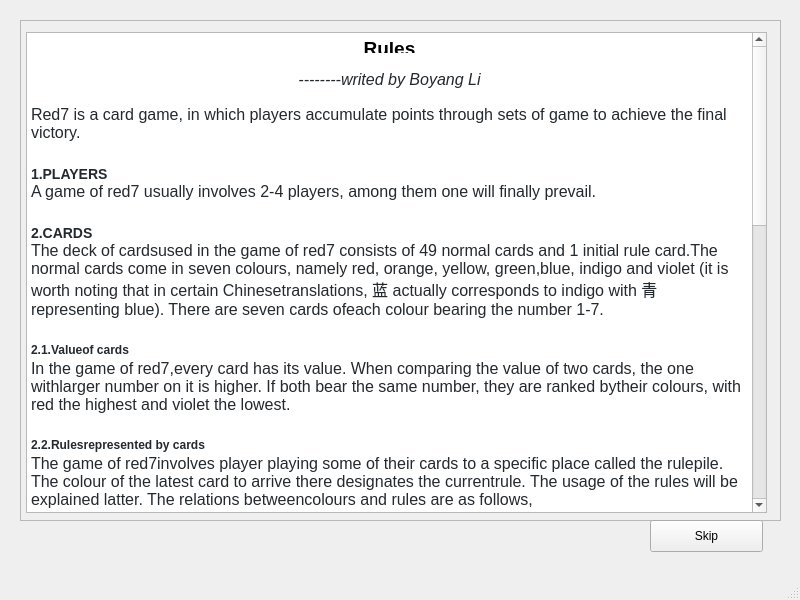
<?xml version="1.0" encoding="UTF-8"?>
<ui version="4.0">
 <class>Rules</class>
 <widget class="QMainWindow" name="Rules">
  <property name="geometry">
   <rect>
    <x>0</x>
    <y>0</y>
    <width>800</width>
    <height>600</height>
   </rect>
  </property>
  <property name="windowTitle">
   <string>Rules</string>
  </property>
  <widget class="QWidget" name="centralwidget">
   <widget class="QScrollArea" name="scrollArea">
    <property name="geometry">
     <rect>
      <x>20</x>
      <y>20</y>
      <width>761</width>
      <height>501</height>
     </rect>
    </property>
    <property name="widgetResizable">
     <bool>true</bool>
    </property>
    <widget class="QWidget" name="scrollAreaWidgetContents">
     <property name="geometry">
      <rect>
       <x>0</x>
       <y>0</y>
       <width>759</width>
       <height>499</height>
      </rect>
     </property>
     <widget class="QTextBrowser" name="textBrowser">
      <property name="geometry">
       <rect>
        <x>5</x>
        <y>11</y>
        <width>741</width>
        <height>481</height>
       </rect>
      </property>
      <property name="html">
       <string>&lt;!DOCTYPE HTML PUBLIC &quot;-//W3C//DTD HTML 4.0//EN&quot; &quot;http://www.w3.org/TR/REC-html40/strict.dtd&quot;&gt;
&lt;html&gt;&lt;head&gt;&lt;meta name=&quot;qrichtext&quot; content=&quot;1&quot; /&gt;&lt;style type=&quot;text/css&quot;&gt;
p, li { white-space: pre-wrap; }
&lt;/style&gt;&lt;/head&gt;&lt;body style=&quot; font-family:'.SF NS Text'; font-size:13pt; font-weight:400; font-style:normal;&quot;&gt;
&lt;p align=&quot;center&quot; style=&quot; margin-top:0px; margin-bottom:16px; margin-left:0px; margin-right:0px; -qt-block-indent:0; text-indent:0px; line-height:1.25%; background-color:#ffffff;&quot;&gt;&lt;span style=&quot; font-size:14pt; font-weight:600; background-color:#ffffff;&quot;&gt;Rules&lt;/span&gt;&lt;/p&gt;
&lt;p style=&quot;-qt-paragraph-type:empty; margin-top:0px; margin-bottom:16px; margin-left:0px; margin-right:0px; -qt-block-indent:0; text-indent:0px; line-height:1.25%; font-family:'-apple-system,BlinkMacSystemFont,Segoe UI,Helvetica,Arial,sans-serif,Apple Color Emoji,Segoe UI Emoji,Segoe UI Symbol'; font-size:xx-large; font-weight:600; color:#24292e; background-color:#ffffff;&quot;&gt;&lt;br /&gt;&lt;/p&gt;
&lt;p align=&quot;center&quot; style=&quot; margin-top:0px; margin-bottom:16px; margin-left:0px; margin-right:0px; -qt-block-indent:0; text-indent:0px; background-color:#ffffff;&quot;&gt;&lt;span style=&quot; font-family:'-apple-system,BlinkMacSystemFont,Segoe UI,Helvetica,Arial,sans-serif,Apple Color Emoji,Segoe UI Emoji,Segoe UI Symbol'; font-size:16px; font-style:italic; color:#24292e;&quot;&gt;--------writed by Boyang Li&lt;/span&gt;&lt;/p&gt;
&lt;p style=&quot; margin-top:0px; margin-bottom:16px; margin-left:0px; margin-right:0px; -qt-block-indent:0; text-indent:0px; background-color:#ffffff;&quot;&gt;&lt;span style=&quot; font-family:'-apple-system,BlinkMacSystemFont,Segoe UI,Helvetica,Arial,sans-serif,Apple Color Emoji,Segoe UI Emoji,Segoe UI Symbol'; font-size:16px; color:#24292e; background-color:#ffffff;&quot;&gt;Red7 is a card game, in which players accumulate points through sets of game to achieve the final victory.&lt;/span&gt;&lt;/p&gt;
&lt;p style=&quot; margin-top:24px; margin-bottom:16px; margin-left:0px; margin-right:0px; -qt-block-indent:0; text-indent:0px; line-height:1.25%; background-color:#ffffff;&quot;&gt;&lt;a name=&quot;user-content-1players&quot;&gt;&lt;/a&gt;&lt;span style=&quot; font-family:'-apple-system,BlinkMacSystemFont,Segoe UI,Helvetica,Arial,sans-serif,Apple Color Emoji,Segoe UI Emoji,Segoe UI Symbol'; font-size:large; font-weight:600; color:#24292e;&quot;&gt;1&lt;/span&gt;&lt;span style=&quot; font-family:'-apple-system,BlinkMacSystemFont,Segoe UI,Helvetica,Arial,sans-serif,Apple Color Emoji,Segoe UI Emoji,Segoe UI Symbol'; font-size:large; font-weight:600; color:#24292e;&quot;&gt;.PLAYERS&lt;/span&gt;&lt;/p&gt;
&lt;p style=&quot; margin-top:0px; margin-bottom:16px; margin-left:0px; margin-right:0px; -qt-block-indent:0; text-indent:0px; background-color:#ffffff;&quot;&gt;&lt;span style=&quot; font-family:'-apple-system,BlinkMacSystemFont,Segoe UI,Helvetica,Arial,sans-serif,Apple Color Emoji,Segoe UI Emoji,Segoe UI Symbol'; font-size:16px; color:#24292e; background-color:#ffffff;&quot;&gt;A game of red7 usually involves 2-4 players, among them one will finally prevail.&lt;/span&gt;&lt;/p&gt;
&lt;p style=&quot; margin-top:24px; margin-bottom:16px; margin-left:0px; margin-right:0px; -qt-block-indent:0; text-indent:0px; line-height:1.25%; background-color:#ffffff;&quot;&gt;&lt;a name=&quot;user-content-2cards&quot;&gt;&lt;/a&gt;&lt;span style=&quot; font-family:'-apple-system,BlinkMacSystemFont,Segoe UI,Helvetica,Arial,sans-serif,Apple Color Emoji,Segoe UI Emoji,Segoe UI Symbol'; font-size:large; font-weight:600; color:#24292e;&quot;&gt;2&lt;/span&gt;&lt;span style=&quot; font-family:'-apple-system,BlinkMacSystemFont,Segoe UI,Helvetica,Arial,sans-serif,Apple Color Emoji,Segoe UI Emoji,Segoe UI Symbol'; font-size:large; font-weight:600; color:#24292e;&quot;&gt;.CARDS&lt;/span&gt;&lt;/p&gt;
&lt;p style=&quot; margin-top:0px; margin-bottom:16px; margin-left:0px; margin-right:0px; -qt-block-indent:0; text-indent:0px; background-color:#ffffff;&quot;&gt;&lt;span style=&quot; font-family:'-apple-system,BlinkMacSystemFont,Segoe UI,Helvetica,Arial,sans-serif,Apple Color Emoji,Segoe UI Emoji,Segoe UI Symbol'; font-size:16px; color:#24292e; background-color:#ffffff;&quot;&gt;The deck of cardsused in the game of red7 consists of 49 normal cards and 1 initial rule card.The normal cards come in seven colours, namely red, orange, yellow, green,blue, indigo and violet (it is worth noting that in certain Chinesetranslations, 蓝 actually corresponds to indigo with 青 representing blue). There are seven cards ofeach colour bearing the number 1-7.&lt;/span&gt;&lt;/p&gt;
&lt;p style=&quot; margin-top:24px; margin-bottom:16px; margin-left:0px; margin-right:0px; -qt-block-indent:0; text-indent:0px; line-height:1.25%; background-color:#ffffff;&quot;&gt;&lt;a name=&quot;user-content-21valueof-cards&quot;&gt;&lt;/a&gt;&lt;span style=&quot; font-family:'-apple-system,BlinkMacSystemFont,Segoe UI,Helvetica,Arial,sans-serif,Apple Color Emoji,Segoe UI Emoji,Segoe UI Symbol'; font-size:medium; font-weight:600; color:#24292e;&quot;&gt;2&lt;/span&gt;&lt;span style=&quot; font-family:'-apple-system,BlinkMacSystemFont,Segoe UI,Helvetica,Arial,sans-serif,Apple Color Emoji,Segoe UI Emoji,Segoe UI Symbol'; font-size:medium; font-weight:600; color:#24292e;&quot;&gt;.1.Valueof cards&lt;/span&gt;&lt;/p&gt;
&lt;p style=&quot; margin-top:0px; margin-bottom:16px; margin-left:0px; margin-right:0px; -qt-block-indent:0; text-indent:0px; background-color:#ffffff;&quot;&gt;&lt;span style=&quot; font-family:'-apple-system,BlinkMacSystemFont,Segoe UI,Helvetica,Arial,sans-serif,Apple Color Emoji,Segoe UI Emoji,Segoe UI Symbol'; font-size:16px; color:#24292e; background-color:#ffffff;&quot;&gt;In the game of red7,every card has its value. When comparing the value of two cards, the one withlarger number on it is higher. If both bear the same number, they are ranked bytheir colours, with red the highest and violet the lowest.&lt;/span&gt;&lt;/p&gt;
&lt;p style=&quot; margin-top:24px; margin-bottom:16px; margin-left:0px; margin-right:0px; -qt-block-indent:0; text-indent:0px; line-height:1.25%; background-color:#ffffff;&quot;&gt;&lt;a name=&quot;user-content-22rulesrepresented-by-cards&quot;&gt;&lt;/a&gt;&lt;span style=&quot; font-family:'-apple-system,BlinkMacSystemFont,Segoe UI,Helvetica,Arial,sans-serif,Apple Color Emoji,Segoe UI Emoji,Segoe UI Symbol'; font-size:medium; font-weight:600; color:#24292e;&quot;&gt;2&lt;/span&gt;&lt;span style=&quot; font-family:'-apple-system,BlinkMacSystemFont,Segoe UI,Helvetica,Arial,sans-serif,Apple Color Emoji,Segoe UI Emoji,Segoe UI Symbol'; font-size:medium; font-weight:600; color:#24292e;&quot;&gt;.2.Rulesrepresented by cards&lt;/span&gt;&lt;/p&gt;
&lt;p style=&quot; margin-top:0px; margin-bottom:16px; margin-left:0px; margin-right:0px; -qt-block-indent:0; text-indent:0px; background-color:#ffffff;&quot;&gt;&lt;span style=&quot; font-family:'-apple-system,BlinkMacSystemFont,Segoe UI,Helvetica,Arial,sans-serif,Apple Color Emoji,Segoe UI Emoji,Segoe UI Symbol'; font-size:16px; color:#24292e; background-color:#ffffff;&quot;&gt;The game of red7involves player playing some of their cards to a specific place called the rulepile. The colour of the latest card to arrive there designates the currentrule. The usage of the rules will be explained latter. The relations betweencolours and rules are as follows,&lt;/span&gt;&lt;/p&gt;
&lt;table border=&quot;0&quot; style=&quot; margin-top:0px; margin-bottom:16px; margin-left:0px; margin-right:0px;&quot; cellspacing=&quot;2&quot; cellpadding=&quot;0&quot; bgcolor=&quot;#ffffff&quot;&gt;&lt;thead&gt;
&lt;tr&gt;
&lt;td bgcolor=&quot;#ffffff&quot; style=&quot; padding-left:13; padding-right:13; padding-top:6; padding-bottom:6;&quot;&gt;
&lt;p align=&quot;center&quot; style=&quot; margin-top:0px; margin-bottom:0px; margin-left:0px; margin-right:0px; -qt-block-indent:0; text-indent:0px;&quot;&gt;&lt;span style=&quot; font-family:'-apple-system,BlinkMacSystemFont,Segoe UI,Helvetica,Arial,sans-serif,Apple Color Emoji,Segoe UI Emoji,Segoe UI Symbol'; font-size:16px; font-weight:600; color:#24292e; background-color:#ffffff;&quot;&gt;RED&lt;/span&gt;&lt;/p&gt;&lt;/td&gt;
&lt;td bgcolor=&quot;#ffffff&quot; style=&quot; padding-left:13; padding-right:13; padding-top:6; padding-bottom:6;&quot;&gt;
&lt;p align=&quot;center&quot; style=&quot; margin-top:0px; margin-bottom:0px; margin-left:0px; margin-right:0px; -qt-block-indent:0; text-indent:0px;&quot;&gt;&lt;span style=&quot; font-family:'-apple-system,BlinkMacSystemFont,Segoe UI,Helvetica,Arial,sans-serif,Apple Color Emoji,Segoe UI Emoji,Segoe UI Symbol'; font-size:16px; font-weight:600; color:#24292e; background-color:#ffffff;&quot;&gt;The highest card&lt;/span&gt;&lt;/p&gt;&lt;/td&gt;&lt;/tr&gt;&lt;/thead&gt;
&lt;tr&gt;
&lt;td bgcolor=&quot;#ffffff&quot; style=&quot; padding-left:13; padding-right:13; padding-top:6; padding-bottom:6;&quot;&gt;
&lt;p style=&quot; margin-top:0px; margin-bottom:0px; margin-left:0px; margin-right:0px; -qt-block-indent:0; text-indent:0px;&quot;&gt;&lt;span style=&quot; font-family:'-apple-system,BlinkMacSystemFont,Segoe UI,Helvetica,Arial,sans-serif,Apple Color Emoji,Segoe UI Emoji,Segoe UI Symbol'; font-size:16px; color:#24292e; background-color:#ffffff;&quot;&gt;ORANGE&lt;/span&gt;&lt;/p&gt;&lt;/td&gt;
&lt;td bgcolor=&quot;#ffffff&quot; style=&quot; padding-left:13; padding-right:13; padding-top:6; padding-bottom:6;&quot;&gt;
&lt;p style=&quot; margin-top:0px; margin-bottom:0px; margin-left:0px; margin-right:0px; -qt-block-indent:0; text-indent:0px;&quot;&gt;&lt;span style=&quot; font-family:'-apple-system,BlinkMacSystemFont,Segoe UI,Helvetica,Arial,sans-serif,Apple Color Emoji,Segoe UI Emoji,Segoe UI Symbol'; font-size:16px; color:#24292e; background-color:#ffffff;&quot;&gt;Most cards of one number&lt;/span&gt;&lt;/p&gt;&lt;/td&gt;&lt;/tr&gt;
&lt;tr&gt;
&lt;td bgcolor=&quot;#f6f8fa&quot; style=&quot; padding-left:13; padding-right:13; padding-top:6; padding-bottom:6;&quot;&gt;
&lt;p style=&quot; margin-top:0px; margin-bottom:0px; margin-left:0px; margin-right:0px; -qt-block-indent:0; text-indent:0px;&quot;&gt;&lt;span style=&quot; font-family:'-apple-system,BlinkMacSystemFont,Segoe UI,Helvetica,Arial,sans-serif,Apple Color Emoji,Segoe UI Emoji,Segoe UI Symbol'; font-size:16px; color:#24292e; background-color:#f6f8fa;&quot;&gt;YELLOW&lt;/span&gt;&lt;/p&gt;&lt;/td&gt;
&lt;td bgcolor=&quot;#f6f8fa&quot; style=&quot; padding-left:13; padding-right:13; padding-top:6; padding-bottom:6;&quot;&gt;
&lt;p style=&quot; margin-top:0px; margin-bottom:0px; margin-left:0px; margin-right:0px; -qt-block-indent:0; text-indent:0px;&quot;&gt;&lt;span style=&quot; font-family:'-apple-system,BlinkMacSystemFont,Segoe UI,Helvetica,Arial,sans-serif,Apple Color Emoji,Segoe UI Emoji,Segoe UI Symbol'; font-size:16px; color:#24292e; background-color:#f6f8fa;&quot;&gt;Most cards of one colour&lt;/span&gt;&lt;/p&gt;&lt;/td&gt;&lt;/tr&gt;
&lt;tr&gt;
&lt;td bgcolor=&quot;#ffffff&quot; style=&quot; padding-left:13; padding-right:13; padding-top:6; padding-bottom:6;&quot;&gt;
&lt;p style=&quot; margin-top:0px; margin-bottom:0px; margin-left:0px; margin-right:0px; -qt-block-indent:0; text-indent:0px;&quot;&gt;&lt;span style=&quot; font-family:'-apple-system,BlinkMacSystemFont,Segoe UI,Helvetica,Arial,sans-serif,Apple Color Emoji,Segoe UI Emoji,Segoe UI Symbol'; font-size:16px; color:#24292e; background-color:#ffffff;&quot;&gt;GREEN&lt;/span&gt;&lt;/p&gt;&lt;/td&gt;
&lt;td bgcolor=&quot;#ffffff&quot; style=&quot; padding-left:13; padding-right:13; padding-top:6; padding-bottom:6;&quot;&gt;
&lt;p style=&quot; margin-top:0px; margin-bottom:0px; margin-left:0px; margin-right:0px; -qt-block-indent:0; text-indent:0px;&quot;&gt;&lt;span style=&quot; font-family:'-apple-system,BlinkMacSystemFont,Segoe UI,Helvetica,Arial,sans-serif,Apple Color Emoji,Segoe UI Emoji,Segoe UI Symbol'; font-size:16px; color:#24292e; background-color:#ffffff;&quot;&gt;Most even cards&lt;/span&gt;&lt;/p&gt;&lt;/td&gt;&lt;/tr&gt;
&lt;tr&gt;
&lt;td bgcolor=&quot;#f6f8fa&quot; style=&quot; padding-left:13; padding-right:13; padding-top:6; padding-bottom:6;&quot;&gt;
&lt;p style=&quot; margin-top:0px; margin-bottom:0px; margin-left:0px; margin-right:0px; -qt-block-indent:0; text-indent:0px;&quot;&gt;&lt;span style=&quot; font-family:'-apple-system,BlinkMacSystemFont,Segoe UI,Helvetica,Arial,sans-serif,Apple Color Emoji,Segoe UI Emoji,Segoe UI Symbol'; font-size:16px; color:#24292e; background-color:#f6f8fa;&quot;&gt;BLUE&lt;/span&gt;&lt;/p&gt;&lt;/td&gt;
&lt;td bgcolor=&quot;#f6f8fa&quot; style=&quot; padding-left:13; padding-right:13; padding-top:6; padding-bottom:6;&quot;&gt;
&lt;p style=&quot; margin-top:0px; margin-bottom:0px; margin-left:0px; margin-right:0px; -qt-block-indent:0; text-indent:0px;&quot;&gt;&lt;span style=&quot; font-family:'-apple-system,BlinkMacSystemFont,Segoe UI,Helvetica,Arial,sans-serif,Apple Color Emoji,Segoe UI Emoji,Segoe UI Symbol'; font-size:16px; color:#24292e; background-color:#f6f8fa;&quot;&gt;Most different colours&lt;/span&gt;&lt;/p&gt;&lt;/td&gt;&lt;/tr&gt;
&lt;tr&gt;
&lt;td bgcolor=&quot;#ffffff&quot; style=&quot; padding-left:13; padding-right:13; padding-top:6; padding-bottom:6;&quot;&gt;
&lt;p style=&quot; margin-top:0px; margin-bottom:0px; margin-left:0px; margin-right:0px; -qt-block-indent:0; text-indent:0px;&quot;&gt;&lt;span style=&quot; font-family:'-apple-system,BlinkMacSystemFont,Segoe UI,Helvetica,Arial,sans-serif,Apple Color Emoji,Segoe UI Emoji,Segoe UI Symbol'; font-size:16px; color:#24292e; background-color:#ffffff;&quot;&gt;INDIGO&lt;/span&gt;&lt;/p&gt;&lt;/td&gt;
&lt;td bgcolor=&quot;#ffffff&quot; style=&quot; padding-left:13; padding-right:13; padding-top:6; padding-bottom:6;&quot;&gt;
&lt;p style=&quot; margin-top:0px; margin-bottom:0px; margin-left:0px; margin-right:0px; -qt-block-indent:0; text-indent:0px;&quot;&gt;&lt;span style=&quot; font-family:'-apple-system,BlinkMacSystemFont,Segoe UI,Helvetica,Arial,sans-serif,Apple Color Emoji,Segoe UI Emoji,Segoe UI Symbol'; font-size:16px; color:#24292e; background-color:#ffffff;&quot;&gt;Most cards in a row*&lt;/span&gt;&lt;/p&gt;&lt;/td&gt;&lt;/tr&gt;
&lt;tr&gt;
&lt;td bgcolor=&quot;#f6f8fa&quot; style=&quot; padding-left:13; padding-right:13; padding-top:6; padding-bottom:6;&quot;&gt;
&lt;p style=&quot; margin-top:0px; margin-bottom:0px; margin-left:0px; margin-right:0px; -qt-block-indent:0; text-indent:0px;&quot;&gt;&lt;span style=&quot; font-family:'-apple-system,BlinkMacSystemFont,Segoe UI,Helvetica,Arial,sans-serif,Apple Color Emoji,Segoe UI Emoji,Segoe UI Symbol'; font-size:16px; color:#24292e; background-color:#f6f8fa;&quot;&gt;VIOLET&lt;/span&gt;&lt;/p&gt;&lt;/td&gt;
&lt;td bgcolor=&quot;#f6f8fa&quot; style=&quot; padding-left:13; padding-right:13; padding-top:6; padding-bottom:6;&quot;&gt;
&lt;p style=&quot; margin-top:0px; margin-bottom:0px; margin-left:0px; margin-right:0px; -qt-block-indent:0; text-indent:0px;&quot;&gt;&lt;span style=&quot; font-family:'-apple-system,BlinkMacSystemFont,Segoe UI,Helvetica,Arial,sans-serif,Apple Color Emoji,Segoe UI Emoji,Segoe UI Symbol'; font-size:16px; color:#24292e; background-color:#f6f8fa;&quot;&gt;Most cards below 4&lt;/span&gt;&lt;/p&gt;&lt;/td&gt;&lt;/tr&gt;&lt;/table&gt;
&lt;p style=&quot; margin-top:0px; margin-bottom:16px; margin-left:0px; margin-right:0px; -qt-block-indent:0; text-indent:0px; background-color:#ffffff;&quot;&gt;&lt;span style=&quot; font-family:'-apple-system,BlinkMacSystemFont,Segoe UI,Helvetica,Arial,sans-serif,Apple Color Emoji,Segoe UI Emoji,Segoe UI Symbol'; font-size:16px; color:#24292e; background-color:#ffffff;&quot;&gt;*A single card,albeit short, is also considered a row.&lt;/span&gt;&lt;/p&gt;
&lt;p style=&quot; margin-top:24px; margin-bottom:16px; margin-left:0px; margin-right:0px; -qt-block-indent:0; text-indent:0px; line-height:1.25%; background-color:#ffffff;&quot;&gt;&lt;a name=&quot;user-content-23the-initial-rulecard&quot;&gt;&lt;/a&gt;&lt;span style=&quot; font-family:'-apple-system,BlinkMacSystemFont,Segoe UI,Helvetica,Arial,sans-serif,Apple Color Emoji,Segoe UI Emoji,Segoe UI Symbol'; font-size:medium; font-weight:600; color:#24292e;&quot;&gt;2&lt;/span&gt;&lt;span style=&quot; font-family:'-apple-system,BlinkMacSystemFont,Segoe UI,Helvetica,Arial,sans-serif,Apple Color Emoji,Segoe UI Emoji,Segoe UI Symbol'; font-size:medium; font-weight:600; color:#24292e;&quot;&gt;.3.The initial rulecard&lt;/span&gt;&lt;/p&gt;
&lt;p style=&quot; margin-top:0px; margin-bottom:16px; margin-left:0px; margin-right:0px; -qt-block-indent:0; text-indent:0px; background-color:#ffffff;&quot;&gt;&lt;span style=&quot; font-family:'-apple-system,BlinkMacSystemFont,Segoe UI,Helvetica,Arial,sans-serif,Apple Color Emoji,Segoe UI Emoji,Segoe UI Symbol'; font-size:16px; color:#24292e; background-color:#ffffff;&quot;&gt;The initial rule cardis placed on the rule pile at the start of each set. It is red, meaning thateach set starts with the first rule, which may be changed latter when othercards are played to the rule pile. The initial rule card may not be shuffledwith other cards and may not be dealt to players.&lt;/span&gt;&lt;/p&gt;
&lt;p style=&quot; margin-top:24px; margin-bottom:16px; margin-left:0px; margin-right:0px; -qt-block-indent:0; text-indent:0px; line-height:1.25%; background-color:#ffffff;&quot;&gt;&lt;a name=&quot;user-content-3sets&quot;&gt;&lt;/a&gt;&lt;span style=&quot; font-family:'-apple-system,BlinkMacSystemFont,Segoe UI,Helvetica,Arial,sans-serif,Apple Color Emoji,Segoe UI Emoji,Segoe UI Symbol'; font-size:large; font-weight:600; color:#24292e;&quot;&gt;3&lt;/span&gt;&lt;span style=&quot; font-family:'-apple-system,BlinkMacSystemFont,Segoe UI,Helvetica,Arial,sans-serif,Apple Color Emoji,Segoe UI Emoji,Segoe UI Symbol'; font-size:large; font-weight:600; color:#24292e;&quot;&gt;.SETS&lt;/span&gt;&lt;/p&gt;
&lt;p style=&quot; margin-top:0px; margin-bottom:16px; margin-left:0px; margin-right:0px; -qt-block-indent:0; text-indent:0px; background-color:#ffffff;&quot;&gt;&lt;span style=&quot; font-family:'-apple-system,BlinkMacSystemFont,Segoe UI,Helvetica,Arial,sans-serif,Apple Color Emoji,Segoe UI Emoji,Segoe UI Symbol'; font-size:16px; color:#24292e; background-color:#ffffff;&quot;&gt;A game of red7 consistsof one or multiple sets. Before each set, every player is dealt seven cards andone more as “palette”, which is placed face-up in front of him/her. Each gamestarts from the next player (clockwise) from the one whose palette has thehighest value and proceeds in clockwise order.&lt;/span&gt;&lt;/p&gt;
&lt;p style=&quot; margin-top:24px; margin-bottom:16px; margin-left:0px; margin-right:0px; -qt-block-indent:0; text-indent:0px; line-height:1.25%; background-color:#ffffff;&quot;&gt;&lt;a name=&quot;user-content-31tosurvive&quot;&gt;&lt;/a&gt;&lt;span style=&quot; font-family:'-apple-system,BlinkMacSystemFont,Segoe UI,Helvetica,Arial,sans-serif,Apple Color Emoji,Segoe UI Emoji,Segoe UI Symbol'; font-size:medium; font-weight:600; color:#24292e;&quot;&gt;3&lt;/span&gt;&lt;span style=&quot; font-family:'-apple-system,BlinkMacSystemFont,Segoe UI,Helvetica,Arial,sans-serif,Apple Color Emoji,Segoe UI Emoji,Segoe UI Symbol'; font-size:medium; font-weight:600; color:#24292e;&quot;&gt;.1.Tosurvive&lt;/span&gt;&lt;/p&gt;
&lt;p style=&quot; margin-top:0px; margin-bottom:16px; margin-left:0px; margin-right:0px; -qt-block-indent:0; text-indent:0px; background-color:#ffffff;&quot;&gt;&lt;span style=&quot; font-family:'-apple-system,BlinkMacSystemFont,Segoe UI,Helvetica,Arial,sans-serif,Apple Color Emoji,Segoe UI Emoji,Segoe UI Symbol'; font-size:16px; color:#24292e; background-color:#ffffff;&quot;&gt;In each player’sturn, him/her may&lt;/span&gt;&lt;/p&gt;
&lt;ol style=&quot;margin-top: 0px; margin-bottom: 0px; margin-left: 0px; margin-right: 0px; -qt-list-indent: 1;&quot;&gt;&lt;li style=&quot; font-family:'-apple-system,BlinkMacSystemFont,Segoe UI,Helvetica,Arial,sans-serif,Apple Color Emoji,Segoe UI Emoji,Segoe UI Symbol'; font-size:16px; color:#24292e;&quot; style=&quot; margin-top:0px; margin-bottom:0px; margin-left:0px; margin-right:0px; -qt-block-indent:0; text-indent:0px;&quot;&gt;&lt;span style=&quot; font-size:16px;&quot;&gt;Play one card,face-up, to his palette. The set of all cards there is called their currentpalette.&lt;/span&gt;&lt;/li&gt;
&lt;li style=&quot; font-family:'-apple-system,BlinkMacSystemFont,Segoe UI,Helvetica,Arial,sans-serif,Apple Color Emoji,Segoe UI Emoji,Segoe UI Symbol'; font-size:16px; color:#24292e;&quot; style=&quot; margin-top:4px; margin-bottom:0px; margin-left:0px; margin-right:0px; -qt-block-indent:0; text-indent:0px;&quot;&gt;&lt;span style=&quot; font-size:16px;&quot;&gt;Play one card,face-up, to the rule pile. This card will become the current rule.&lt;/span&gt;&lt;/li&gt;
&lt;li style=&quot; font-family:'-apple-system,BlinkMacSystemFont,Segoe UI,Helvetica,Arial,sans-serif,Apple Color Emoji,Segoe UI Emoji,Segoe UI Symbol'; font-size:16px; color:#24292e;&quot; style=&quot; margin-top:4px; margin-bottom:0px; margin-left:0px; margin-right:0px; -qt-block-indent:0; text-indent:0px;&quot;&gt;&lt;span style=&quot; font-size:16px;&quot;&gt;Do both 1 and 2simultaneously.&lt;/span&gt;&lt;/li&gt;
&lt;li style=&quot; font-family:'-apple-system,BlinkMacSystemFont,Segoe UI,Helvetica,Arial,sans-serif,Apple Color Emoji,Segoe UI Emoji,Segoe UI Symbol'; font-size:16px; color:#24292e;&quot; style=&quot; margin-top:4px; margin-bottom:16px; margin-left:0px; margin-right:0px; -qt-block-indent:0; text-indent:0px;&quot;&gt;&lt;span style=&quot; font-size:16px;&quot;&gt;Surrender. Theirpalette will be removed from the set of the game and mixed with other cards yetto be dealt.&lt;/span&gt;&lt;/li&gt;&lt;/ol&gt;
&lt;p style=&quot; margin-top:0px; margin-bottom:16px; margin-left:0px; margin-right:0px; -qt-block-indent:0; text-indent:0px; background-color:#ffffff;&quot;&gt;&lt;span style=&quot; font-family:'-apple-system,BlinkMacSystemFont,Segoe UI,Helvetica,Arial,sans-serif,Apple Color Emoji,Segoe UI Emoji,Segoe UI Symbol'; font-size:16px; color:#24292e; background-color:#ffffff;&quot;&gt;A player can onlyperform 1-3 if such a move makes sure that their palette satisfies thedescription of the current rule, when compared with all other active players’palettes (i.e. if the rule is red, the player must have a card that is higherthan any other card in all palettes). Note that if the rule involves “mostcards” and some palettes have the same number of these cards, only the one withthe highest cards is considered to have the “most cards”. For instance, if thecurrent rule is yellow, “blue-7, blue-2” is considered to have “more” cardsthan “red-6, red-5” does. The collection of cards that comes highest under thecurrent rule is called the champion.&lt;/span&gt;&lt;/p&gt;
&lt;p style=&quot; margin-top:24px; margin-bottom:16px; margin-left:0px; margin-right:0px; -qt-block-indent:0; text-indent:0px; line-height:1.25%; background-color:#ffffff;&quot;&gt;&lt;a name=&quot;user-content-32toprevail&quot;&gt;&lt;/a&gt;&lt;span style=&quot; font-family:'-apple-system,BlinkMacSystemFont,Segoe UI,Helvetica,Arial,sans-serif,Apple Color Emoji,Segoe UI Emoji,Segoe UI Symbol'; font-size:medium; font-weight:600; color:#24292e;&quot;&gt;3&lt;/span&gt;&lt;span style=&quot; font-family:'-apple-system,BlinkMacSystemFont,Segoe UI,Helvetica,Arial,sans-serif,Apple Color Emoji,Segoe UI Emoji,Segoe UI Symbol'; font-size:medium; font-weight:600; color:#24292e;&quot;&gt;.2.Toprevail&lt;/span&gt;&lt;/p&gt;
&lt;p style=&quot; margin-top:0px; margin-bottom:16px; margin-left:0px; margin-right:0px; -qt-block-indent:0; text-indent:0px; background-color:#ffffff;&quot;&gt;&lt;span style=&quot; font-family:'-apple-system,BlinkMacSystemFont,Segoe UI,Helvetica,Arial,sans-serif,Apple Color Emoji,Segoe UI Emoji,Segoe UI Symbol'; font-size:16px; color:#24292e; background-color:#ffffff;&quot;&gt;When everyone elsehas surrendered, a player wins the set. He/she takes away the champion from hispalette and preserve them until the game ends, which means the cards areremoved from the following sets (if any).&lt;/span&gt;&lt;/p&gt;
&lt;p style=&quot; margin-top:24px; margin-bottom:16px; margin-left:0px; margin-right:0px; -qt-block-indent:0; text-indent:0px; line-height:1.25%; background-color:#ffffff;&quot;&gt;&lt;a name=&quot;user-content-4thegame&quot;&gt;&lt;/a&gt;&lt;span style=&quot; font-family:'-apple-system,BlinkMacSystemFont,Segoe UI,Helvetica,Arial,sans-serif,Apple Color Emoji,Segoe UI Emoji,Segoe UI Symbol'; font-size:large; font-weight:600; color:#24292e;&quot;&gt;4&lt;/span&gt;&lt;span style=&quot; font-family:'-apple-system,BlinkMacSystemFont,Segoe UI,Helvetica,Arial,sans-serif,Apple Color Emoji,Segoe UI Emoji,Segoe UI Symbol'; font-size:large; font-weight:600; color:#24292e;&quot;&gt;.TheGame&lt;/span&gt;&lt;/p&gt;
&lt;p style=&quot; margin-top:24px; margin-bottom:16px; margin-left:0px; margin-right:0px; -qt-block-indent:0; text-indent:0px; line-height:1.25%; background-color:#ffffff;&quot;&gt;&lt;a name=&quot;user-content-41points&quot;&gt;&lt;/a&gt;&lt;span style=&quot; font-family:'-apple-system,BlinkMacSystemFont,Segoe UI,Helvetica,Arial,sans-serif,Apple Color Emoji,Segoe UI Emoji,Segoe UI Symbol'; font-size:medium; font-weight:600; color:#24292e;&quot;&gt;4&lt;/span&gt;&lt;span style=&quot; font-family:'-apple-system,BlinkMacSystemFont,Segoe UI,Helvetica,Arial,sans-serif,Apple Color Emoji,Segoe UI Emoji,Segoe UI Symbol'; font-size:medium; font-weight:600; color:#24292e;&quot;&gt;.1.Points&lt;/span&gt;&lt;/p&gt;
&lt;p style=&quot; margin-top:0px; margin-bottom:16px; margin-left:0px; margin-right:0px; -qt-block-indent:0; text-indent:0px; background-color:#ffffff;&quot;&gt;&lt;span style=&quot; font-family:'-apple-system,BlinkMacSystemFont,Segoe UI,Helvetica,Arial,sans-serif,Apple Color Emoji,Segoe UI Emoji,Segoe UI Symbol'; font-size:16px; color:#24292e; background-color:#ffffff;&quot;&gt;By winning each set,player gain points that equals to the sum of all numbers on the cards thathe/she preserves. If more than one player has the same points, the one with thehighest card is defined to have more.&lt;/span&gt;&lt;/p&gt;
&lt;p style=&quot; margin-top:24px; margin-bottom:16px; margin-left:0px; margin-right:0px; -qt-block-indent:0; text-indent:0px; line-height:1.25%; background-color:#ffffff;&quot;&gt;&lt;a name=&quot;user-content-42theend-literally&quot;&gt;&lt;/a&gt;&lt;span style=&quot; font-family:'-apple-system,BlinkMacSystemFont,Segoe UI,Helvetica,Arial,sans-serif,Apple Color Emoji,Segoe UI Emoji,Segoe UI Symbol'; font-size:medium; font-weight:600; color:#24292e;&quot;&gt;4&lt;/span&gt;&lt;span style=&quot; font-family:'-apple-system,BlinkMacSystemFont,Segoe UI,Helvetica,Arial,sans-serif,Apple Color Emoji,Segoe UI Emoji,Segoe UI Symbol'; font-size:medium; font-weight:600; color:#24292e;&quot;&gt;.2.Theend (literally)&lt;/span&gt;&lt;/p&gt;
&lt;p style=&quot; margin-top:0px; margin-bottom:0px; margin-left:0px; margin-right:0px; -qt-block-indent:0; text-indent:0px; background-color:#ffffff;&quot;&gt;&lt;span style=&quot; font-family:'-apple-system,BlinkMacSystemFont,Segoe UI,Helvetica,Arial,sans-serif,Apple Color Emoji,Segoe UI Emoji,Segoe UI Symbol'; font-size:16px; color:#24292e; background-color:#ffffff;&quot;&gt;The game ends whenthere are not enough cards to deal for another set or a player’s points reach acertain criterion, which is 50-5*(the number of players). In either situation,the player with the most points wins.&lt;/span&gt;&lt;/p&gt;&lt;/body&gt;&lt;/html&gt;</string>
      </property>
     </widget>
    </widget>
   </widget>
   <widget class="QPushButton" name="pushButton">
    <property name="geometry">
     <rect>
      <x>650</x>
      <y>520</y>
      <width>113</width>
      <height>32</height>
     </rect>
    </property>
    <property name="text">
     <string>Skip</string>
    </property>
   </widget>
  </widget>
  <widget class="QMenuBar" name="menubar">
   <property name="geometry">
    <rect>
     <x>0</x>
     <y>0</y>
     <width>800</width>
     <height>22</height>
    </rect>
   </property>
  </widget>
  <widget class="QStatusBar" name="statusbar"/>
 </widget>
 <resources/>
 <connections/>
</ui>
